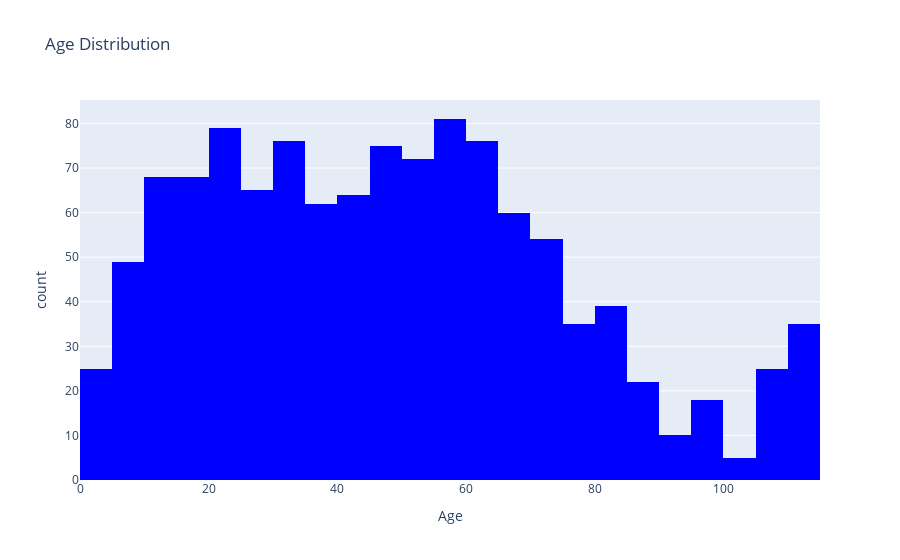

Here is the notebook cell this chart was saved with:
### Code cell
# Age dist
fig = px.histogram(df_patients, x='age',
                   title="Age Distribution",
                   labels={'age': 'Age'},
                      # Number of bins for grouping ages
                   color_discrete_sequence=['blue'])

# Show the plot
fig.show()

### Figure 1 — Plotly figure (JSON) as saved in the notebook; plotly's stock layout.template omitted (floating-point values rounded to 4 significant figures; data arrays with more than 128 entries replaced by an {"elided": "..."} marker saying what was removed)
{"data": [{"alignmentgroup": "True", "bingroup": "x", "hovertemplate": "Age=%{x}<br>count=%{y}<extra></extra>", "legendgroup": "", "marker": {"color": "blue", "pattern": {"shape": ""}}, "name": "", "offsetgroup": "", "orientation": "v", "showlegend": false, "type": "histogram", "x": {"elided": "1163 float values"}, "xaxis": "x", "yaxis": "y"}], "layout": {"autosize": true, "barmode": "relative", "legend": {"tracegroupgap": 0}, "title": {"text": "Age Distribution"}, "xaxis": {"anchor": "y", "autorange": true, "domain": [0, 1], "range": [0, 115], "title": {"text": "Age"}, "type": "linear"}, "yaxis": {"anchor": "x", "autorange": true, "domain": [0, 1], "range": [0, 85.26], "title": {"text": "count"}}}}
